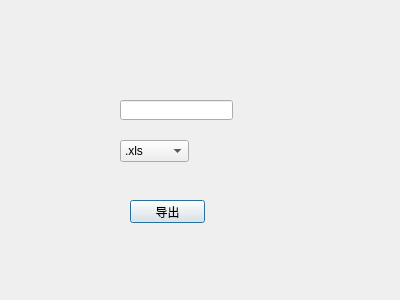
<?xml version="1.0" encoding="UTF-8"?>
<ui version="4.0">
 <class>UI_EXPORT</class>
 <widget class="QDialog" name="UI_EXPORT">
  <property name="geometry">
   <rect>
    <x>0</x>
    <y>0</y>
    <width>400</width>
    <height>300</height>
   </rect>
  </property>
  <property name="windowTitle">
   <string>Dialog</string>
  </property>
  <widget class="QPushButton" name="BUTTON_EXPORT">
   <property name="geometry">
    <rect>
     <x>130</x>
     <y>200</y>
     <width>75</width>
     <height>23</height>
    </rect>
   </property>
   <property name="text">
    <string>导出</string>
   </property>
  </widget>
  <widget class="QLineEdit" name="lineEdit">
   <property name="geometry">
    <rect>
     <x>120</x>
     <y>100</y>
     <width>113</width>
     <height>20</height>
    </rect>
   </property>
  </widget>
  <widget class="QComboBox" name="COMBOBOX">
   <property name="geometry">
    <rect>
     <x>120</x>
     <y>140</y>
     <width>69</width>
     <height>22</height>
    </rect>
   </property>
   <item>
    <property name="text">
     <string>.xls</string>
    </property>
   </item>
   <item>
    <property name="text">
     <string>.txt</string>
    </property>
   </item>
   <item>
    <property name="text">
     <string>.pdf</string>
    </property>
   </item>
  </widget>
 </widget>
 <resources/>
 <connections/>
</ui>
